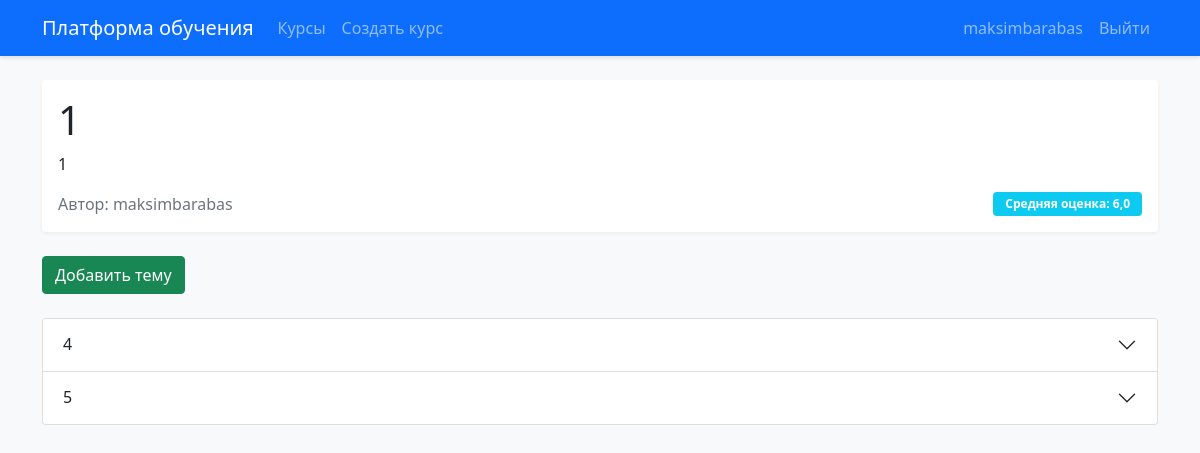
/course/2/ (signed in), run on the app's committed database.
### courses/models.py (models this page shows, shortened)
class Course(models.Model):
    title = models.CharField(max_length=200, verbose_name="Название курса")
    description = models.TextField(verbose_name="Описание курса")
    creator = models.ForeignKey(User, on_delete=models.CASCADE, related_name='created_courses', verbose_name="Создатель курса")
    created_at = models.DateTimeField(auto_now_add=True)
    updated_at = models.DateTimeField(auto_now=True)
    def average_rating(self):
        topic_ratings = TopicRating.objects.filter(topic__course=self)
        if topic_ratings.exists():
            return topic_ratings.aggregate(models.Avg('rating'))['rating__avg']
        return 0
    class Meta:
        verbose_name = "Курс"
        verbose_name_plural = "Курсы"
        ordering = ['-created_at']

class Topic(models.Model):
    course = models.ForeignKey(Course, on_delete=models.CASCADE, related_name='topics')
    title = models.CharField(max_length=200, verbose_name="Название темы")
    content = models.TextField(verbose_name="Содержание темы")
    order = models.IntegerField(verbose_name="Порядковый номер")
    class Meta:
        ordering = ['order']

### courses/views.py (the view)
# urls.py: path('course/<int:pk>/', views.course_detail, name='course_detail'),
@login_required
def course_detail(request, pk):
    course = get_object_or_404(Course, pk=pk)
    topics = course.topics.all().order_by('order')
    is_enrolled = StudentCourse.objects.filter(student=request.user, course=course).exists()
    is_creator = course.creator == request.user
    return render(request, 'courses/course_detail.html', {
        'course': course,
        'topics': topics,
        'is_enrolled': is_enrolled,
        'is_creator': is_creator
    })

### templates/courses/course_detail.html (shortened to what this page needs)
{% extends 'base.html' %}
{% load course_tags %}
{% block content %}
<div class="card mb-4">
    <div class="card-body">
        <h1 class="card-title">{{ course.title }}</h1>
        <p class="card-text">{{ course.description }}</p>
        <div class="d-flex justify-content-between align-items-center">
            <span class="text-muted">Автор: {{ course.creator.username }}</span>
            <span class="badge bg-info">Средняя оценка: {{ course.average_rating|floatformat:1 }}</span>
        </div>
    </div>
</div>
{% if is_creator %}
<div class="mb-4">
    <a href="{% url 'topic_create' course.id %}" class="btn btn-success">Добавить тему</a>
</div>
{% endif %}
<div class="accordion" id="topicsAccordion">
    {% for topic in topics %}
    <div class="accordion-item">
        <h2 class="accordion-header" id="heading{{ topic.id }}">
            <button class="accordion-button collapsed" type="button" data-bs-toggle="collapse"
                    data-bs-target="#collapse{{ topic.id }}">
                {{ topic.title }}
            </button>
        </h2>
    </div>
    {% endfor %}
</div>
{% endblock %}

### templates/base.html (shortened to what this page needs)
<!DOCTYPE html>
<html lang="ru">
<head>
    <link href="https://cdn.jsdelivr.net/npm/bootstrap@5.1.3/dist/css/bootstrap.min.css" rel="stylesheet">
    <link rel="stylesheet" href="/static/css/style.css">
</head>
<body>
    <nav class="navbar navbar-expand-lg navbar-dark bg-primary mb-4">
        <div class="container">
            <a class="navbar-brand" href="{% url 'course_list' %}">Платформа обучения</a>
            <div class="collapse navbar-collapse" id="navbarNav">
                <ul class="navbar-nav">
                    <li class="nav-item">
                        <a class="nav-link" href="{% url 'course_list' %}">Курсы</a>
                    </li>
                    {% if user.is_authenticated %}
                        <li class="nav-item">
                            <a class="nav-link" href="{% url 'course_create' %}">Создать курс</a>
                        </li>
                    {% endif %}
                </ul>
                <ul class="navbar-nav ms-auto">
                    {% if user.is_authenticated %}
                        <li class="nav-item">
                            <span class="nav-link">{{ user.username }}</span>
                        </li>
                        <li class="nav-item">
                            <a class="nav-link" href="{% url 'logout' %}">Выйти</a>
                        </li>
                    {% else %}
                        <li class="nav-item">
                            <a class="nav-link" href="{% url 'login' %}">Войти</a>
                        </li>
                    {% endif %}
                </ul>
            </div>
        </div>
    </nav>
    <div class="container">
        {% block content %}
        {% endblock %}
    </div>
</body>
</html>

### static/css/style.css (style rules this page uses)
body { background-color: #f8f9fa; }
.navbar { box-shadow: 0 2px 4px rgba(0,0,0,.1); }
.card { border: none; box-shadow: 0 2px 4px rgba(0,0,0,.05); transition: transform 0.2s; }
.badge { padding: 0.5em 1em; }

### data on the page
Course: title "1", description "1", creator.username "maksimbarabas", average_rating "6,0"
Topic: title "4"
Topic: title "5"

### other printed values
{{ user.username }} "maksimbarabas"
